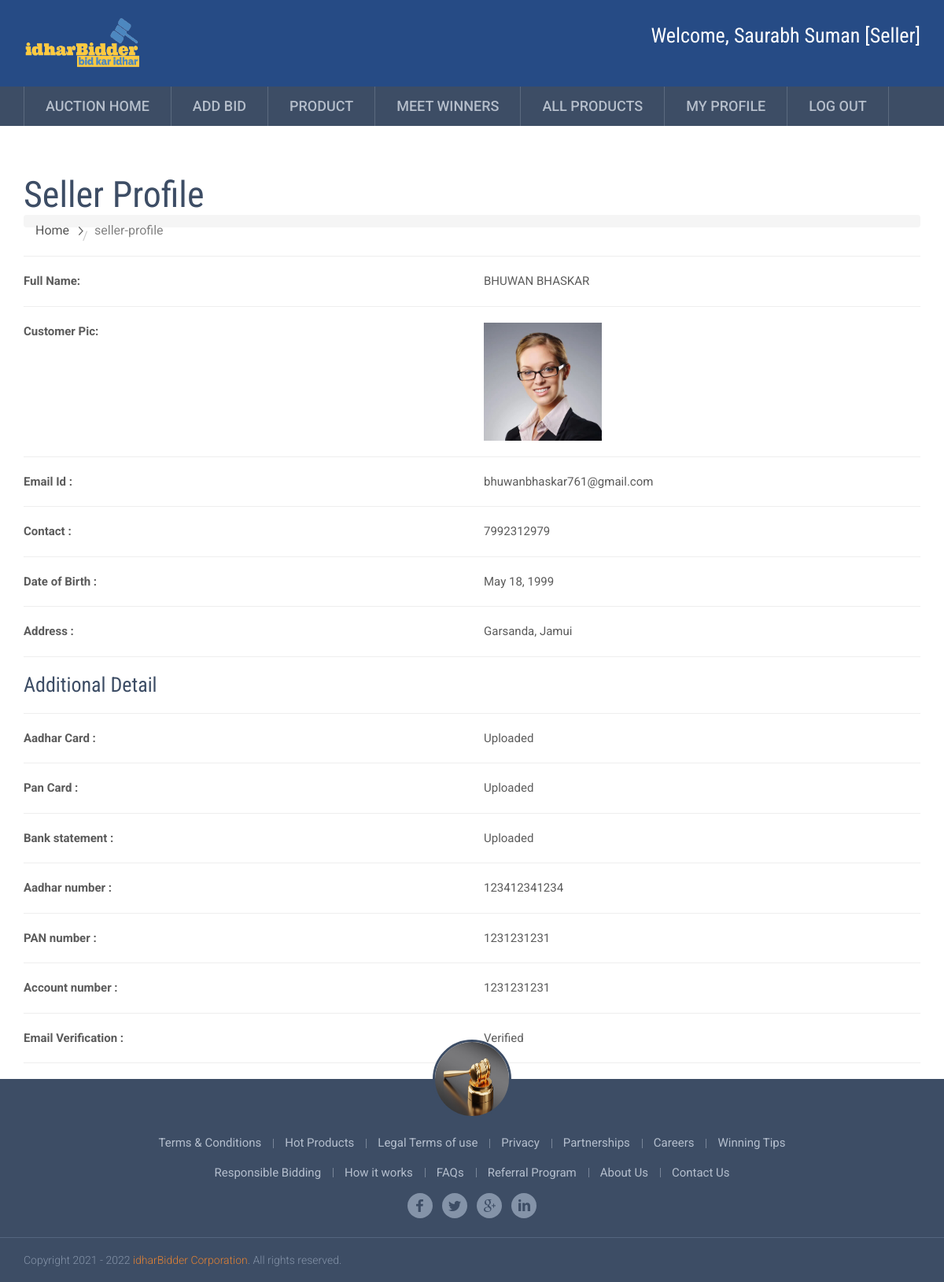
Page /profile/3 (signed in) on the committed database.
### bid_app/models.py (models this page shows, shortened)
class AuctionUser(models.Model):
    user = models.ForeignKey(User,on_delete=models.CASCADE,null=True, blank=True)
    dob = models.DateField(null=True, blank=True)
    address = models.CharField(max_length=100,null=True, blank=True)
    contact = models.CharField(max_length=10,null=True, blank=True)
    image = models.FileField(null=True, blank=True)
    user_type = models.CharField(max_length=100,null=True, blank=True)
    status = models.CharField(max_length=100,null=True, blank=True, default="pending")
    membership = models.ForeignKey(Member_fee,on_delete=models.CASCADE,null=True, blank=True)
    created = models.DateTimeField(auto_now_add=True)
    adhar_card = models.FileField(null=True, blank=True)
    pan_card = models.FileField(null=True, blank=True)
    bank_statement = models.FileField(null=True, blank=True)
    adhar_number = models.CharField(max_length=100,null=True, blank=True)
    pan_number = models.CharField(max_length=100,null=True, blank=True)
    account_number = models.CharField(max_length=100,null=True, blank=True)
    agree = models.BooleanField(null=True, blank=True)
    email_verification = models.BooleanField(null=True, blank=True)
    otp = models.CharField(max_length=100,null=True, blank=True)

### bid_app/views.py (the view)
# urls.py: path('profile/<int:pid>', profile, name="profile"),
def profile(request, pid):
    if not request.user.is_authenticated:
        return redirect('login')
    user = User.objects.get(id=pid)
    pro = AuctionUser.objects.get(user=user)
    d={'pro':pro,'user':user}
    return render(request,'profile.html',d)

### bid_app/templates/profile.html (shortened to what this page needs)
{% extends 'index.html' %}
{% load static %}
{% block body %}
<div id="inner_banner" class="inner_banner_section" style="margin-top:5%">
  <div class="container">
    <div class="row">
      <div class="col-md-12">
        <div class="full">
          <div class="title-holder">
            <div class="title-holder-cell text-left">
              <h1 class="page-title">{% if request.user.id == pro.user.id %}User Profile{% else %}Seller Profile{% endif %}</h1>
              <ol class="breadcrumb">
                <li><a href="index.html">Home</a></li>
                <li class="active">{% if request.user.id == pro.user.id %}user-profile{% else %}seller-profile{% endif %}</li>
              </ol>
            </div>
          </div>
        </div>
      </div>
    </div>
  </div>
</div>
<div class="container">
    <hr><div class="row">
        <div class="col-md-6">
            <strong>Full Name:</strong>
        </div>
        <div class="col-md-6">
            {{pro.user.first_name}} {{pro.user.last_name}}
        </div>
    </div><hr>
     <div class="row">
        <div class="col-md-6">
            <strong>Customer Pic:</strong>
        </div>
        <div class="col-md-6">
           <img src="{{pro.image.url}}" style="width:150px;height:150px">
        </div>
    </div><hr>
    <div class="row">
        <div class="col-md-6">
            <strong>Email Id :</strong>
        </div>
        <div class="col-md-6">
            {{pro.user.email}}
        </div>
    </div><hr>
     <div class="row">
        <div class="col-md-6">
            <strong>Contact :</strong>
        </div>
        <div class="col-md-6">
            {{pro.contact}}
        </div>
     </div><hr>
    <div class="row">
        <div class="col-md-6">
            <strong>Date of Birth :</strong>
        </div>
        <div class="col-md-6">
            {{pro.dob}}
        </div>
    </div><hr>
    <div class="row">
        <div class="col-md-6">
            <strong>Address :</strong>
        </div>
        <div class="col-md-6">
            {{pro.address}}
        </div>
    </div><hr>
    <h5>Additional Detail</h5><hr>
    <div class="row">
        <div class="col-md-6">
            <strong>Aadhar Card :</strong>
        </div>
        <div class="col-md-6">
            {% if pro.adhar_card %}
                Uploaded
            {% else %}
            Not Uploaded
            {% endif %}
        </div>
    </div><hr>
    <div class="row">
        <div class="col-md-6">
            <strong>Pan Card :</strong>
        </div>
        <div class="col-md-6">
            {% if pro.pan_card %}
                Uploaded
            {% else %}
            Not Uploaded
            {% endif %}
        </div>
    </div><hr>
    <div class="row">
        <div class="col-md-6">
            <strong>Bank statement :</strong>
        </div>
        <div class="col-md-6">
            {% if pro.bank_statement %}
                Uploaded
            {% else %}
            Not Uploaded
            {% endif %}
        </div>
    </div><hr>
    <div class="row">
        <div class="col-md-6">
            <strong>Aadhar number :</strong>
        </div>
        <div class="col-md-6">
            {{pro.adhar_number}}
        </div>
    </div><hr>
    <div class="row">
        <div class="col-md-6">
            <strong>PAN number :</strong>
        </div>
        <div class="col-md-6">
            {{pro.pan_number}}
        </div>
    </div><hr>
    <div class="row">
        <div class="col-md-6">
            <strong>Account number :</strong>
        </div>
        <div class="col-md-6">
            {{pro.account_number}}
        </div>
    </div><hr>
    <div class="row">
        <div class="col-md-6">
            <strong>Email Verification :</strong>
        </div>
        <div class="col-md-6">
            {% if pro.email_verification %}
                Verified
            {% else %}
                Pending
                    <button class="btn btn-success" style="margin-left:120px" onclick="sentotp()">click to verify</button>
            {% endif %}
        </div>
    </div><hr>
</div>
{% endblock %}

### bid_app/templates/index.html (shortened to what this page needs)
<!DOCTYPE html>
{% load static %}
<html class="no-js">
<head id="Head1">
<link rel="stylesheet" href="{% static 'assets/plugins/bootstrap/css/bootstrap.min.css' %}" />
<link rel="stylesheet" href="{% static 'assets/plugins/font-awesome/css/font-awesome.min.css' %}" />
<link rel="stylesheet" href="{% static 'css/style.css' %}" />
<link rel="stylesheet" href="{% static 'css/vendor/venobox.css' %}" />
<link rel="stylesheet" href="{% static 'css/rain.style.css' %}" />
<link rel="stylesheet" href="{% static 'css/responsive.css' %}" />
</head>
<body class="home">
    <div id="wrapper">
            <header id="header" style="background:#264b85">
                <div class="header-top" >
                    <div class="wrap">
                        <a href="index.html" id="logo" title="Bidderboy">
                            <img src="{% static 'images/idharBidder.png' %}" alt="Bidderboy" style="width:150px;height:70px"></a>
                            {% if not request.user.is_authenticated %}
                        <div class="user-login">
                            <div id="Panel1" onkeypress="javascript:return WebForm_FireDefaultButton(event, &#39;btnLogin&#39;)">
                                <span id="lblLError" style="color: #F70A00;"></span>
                            <form action="/login" method="post" enctype="multipart/form-data">
                                {% csrf_token %}
                                <ul class="formlist">
                                    <li>
                                        <input name="uname" type="text" id="txtLUserName" class="textbox" placeholder="Username or Email" />
                                        <label class="forgot-passsword">
                                    </li>
                                    <li>
                                        <input name="pwd" type="password" id="txtLPassword" class="textbox" placeholder="Password" />
                                    </li>
                                    <li class="actions">
                                        <input type="submit" name="btnLogin" value="Login" id="btnLogin" class="login-button" />
                                    </li>
                                </ul>
                            </form>
</div>
{% else %}
<div class="user-login">
    <h5 style="color:white">Welcome, {{request.user.first_name}} {{request.user.last_name}} [{{request.user.auctionuser_set.all.0.user_type}}]</h5>
</div>
{% endif %}
                        </div>
                    </div>
                </div>
                <div class="navigation-row">
                    <nav id="mainmenu">
                        <div class="wrap">
                            <ul>
                                {% if request.user.is_authenticated and request.user.auctionuser_set.all.0.user_type == "Seller" %}
                                <li><a href="/" title="Auction-Home">Auction Home</a></li>
                                    <li><a href="/add_product" title="Add Bid">Add Bid</a></li>
                                    <li><a href="/view_product" title="Add Bid">Product</a></li>
                                    <li><a href="/meetwinners/" title="Meet Winners">Meet Winners</a></li>
                                    <li><a href="/all_product/" title="Hot Products">All Products</a></li>
                                    <li><a href="/profile/{{request.user.id}}" title="My Profile">My Profile</a></li>
                                    <li><a href="/logout" title="Logout">Log out</a></li>
                                {% endif %}
                            </ul>
                        </div>
                    </nav>
                </div>
           {% block body %}
           {% endblock %}
            <footer id="footer">
                <div class="footer-top">
                    <div class="wrap">
                        <div class="boy-thumb">
                            <figure>
                                <img src="{% static 'images/auct.jpg' %}" alt="Bidderboy">
                            </figure>
                        </div>
                        <nav class="fmenu">
                            <ul>
                                <li><a href="Terms.html" title="Terms &amp; Conditions">Terms &amp; Conditions</a></li>
                                <li><a href="HotProducts.html" title="Responsible Bidding">Hot Products</a></li>
                                <li><a href="Legal.html" title="Legal Terms of use">Legal Terms of use</a></li>
                                <li><a href="Privacy.html" title="Privacy">Privacy</a></li>
                                <li><a href="Partnership.html" title="Partnerships">Partnerships</a></li>
                                <li><a href="Careers.html" title="Careers">Careers</a></li>
                                <li><a href="Winning-Tips.html" title="Winning Tips">Winning Tips</a></li>
                            </ul>
                        </nav>
                        <nav class="fmenu">
                            <ul>
                                <li><a href="responsible-bidding.html" title="Responsible Bidding">Responsible Bidding</a></li>
                                <li><a href="How-it-works.html" title="How it works">How it works</a></li>
                                <li><a href="FAQs.html" title="FAQs">FAQs</a></li>
                                <li><a href="Referral-Program.html" title="Referral Program">Referral Program</a></li>
                                <li><a href="/about" title="About Us">About Us</a></li>
                                <li><a href="/contact" title="Contact Us">Contact Us</a></li>
                            </ul>
                        </nav>
                        <ul class="social">
                            <li><a href="http://www.facebook.com/bidderboy" class="fb" title="Facebook" target="_blank">Facebook</a></li>
                            <li><a href="http://twitter.com/bidderboy_india" class="tw" title="Twitter" target="_blank">Twitter</a></li>
                            <li><a href="https://www.instagram.com/bidderboy/" class="gp" title="Instagram" target="_blank">Instagram</a></li>
                            <li><a href="http://in.linkedin.com/in/bidderboy" class="in" title="Linked In" target="_blank">Linked In</a></li>
                        </ul>
                    </div>
                </div>
                <div class="copyright-section">
                    <div class="wrap">
                        <div class="copyright">Copyright 2021 - 2022 <a href="/">idharBidder Corporation</a>. All rights reserved.</div>
                    </div>
                </div>
            </footer>
</body>
</html>

### bid_app/static/css/responsive.css (style rules this page uses)
@media only screen and (min-width: 768px) { .user-login form, #mainmenu ul, .account-bar > ul { display:block !important; } }
@media only screen and (min-width: 1001px) and (max-width: 1200px) { .wrap { width:auto; padding:0 15px; } }
@media only screen and (min-width: 1001px) and (max-width: 1200px) { img { max-width: 100%; width:auto; height:auto; } }
@media only screen and (min-width: 1001px) and (max-width: 1200px) { .fmenu li { padding:0 15px; } }
@media only screen and (min-width: 1001px) and (max-width: 1200px) { .fmenu ul { margin:0 -15px; } }
@media only screen and (min-width: 1001px) and (max-width: 1200px) { #logo img { width:272px; height:72px; } }
@media only screen and (min-width: 1001px) and (max-width: 1200px) { .user-login { margin:10px 0 0; } }

### rows in the picture
AuctionUser: user.first_name "BHUWAN", user.last_name "BHASKAR", image (picture), user.email "bhuwanbhaskar761@gmail.com", contact "7992312979", dob "May 18, 1999", address "Garsanda, Jamui", adhar_number "123412341234", pan_number "1231231231", account_number "1231231231"

### other values in the picture
{{ request.user.first_name }} "Saurabh"
{{ request.user.last_name }} "Suman"
{{ request.user.auctionuser_set.all.0.user_type }} "Seller"
